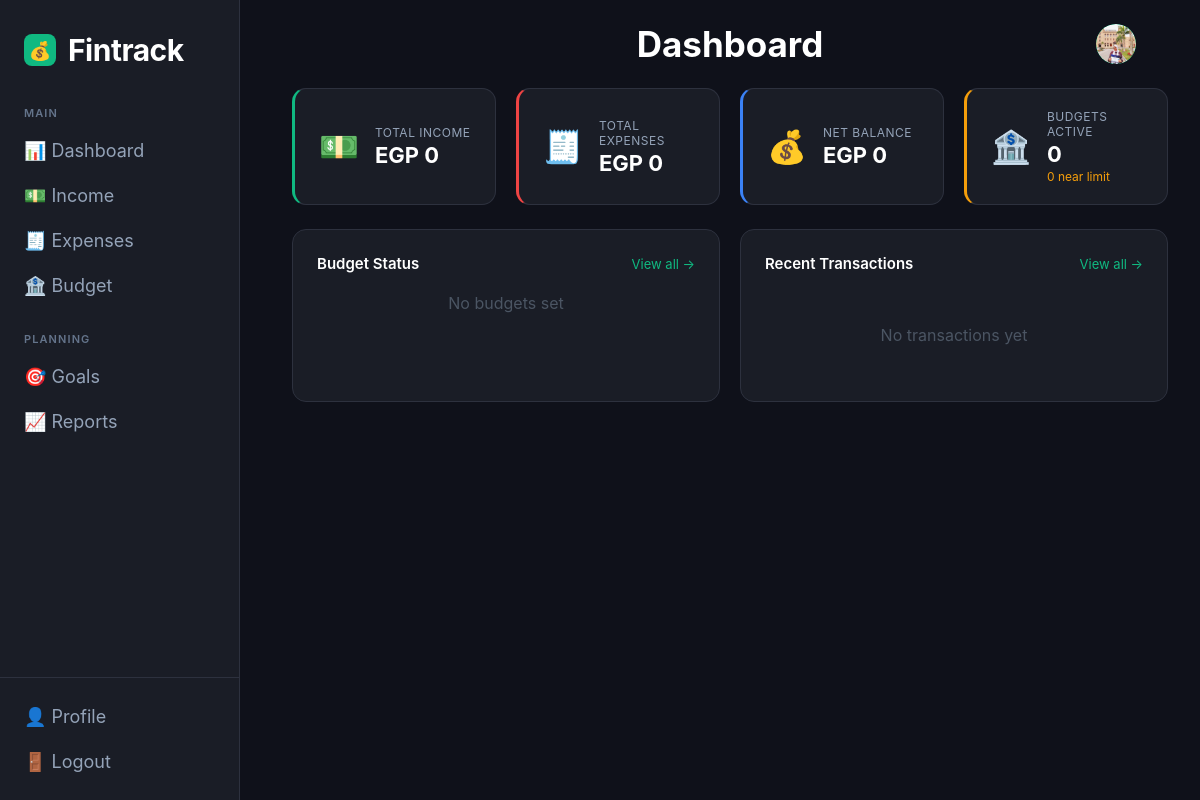
The app's page /dashboard/ (signed in), older data.
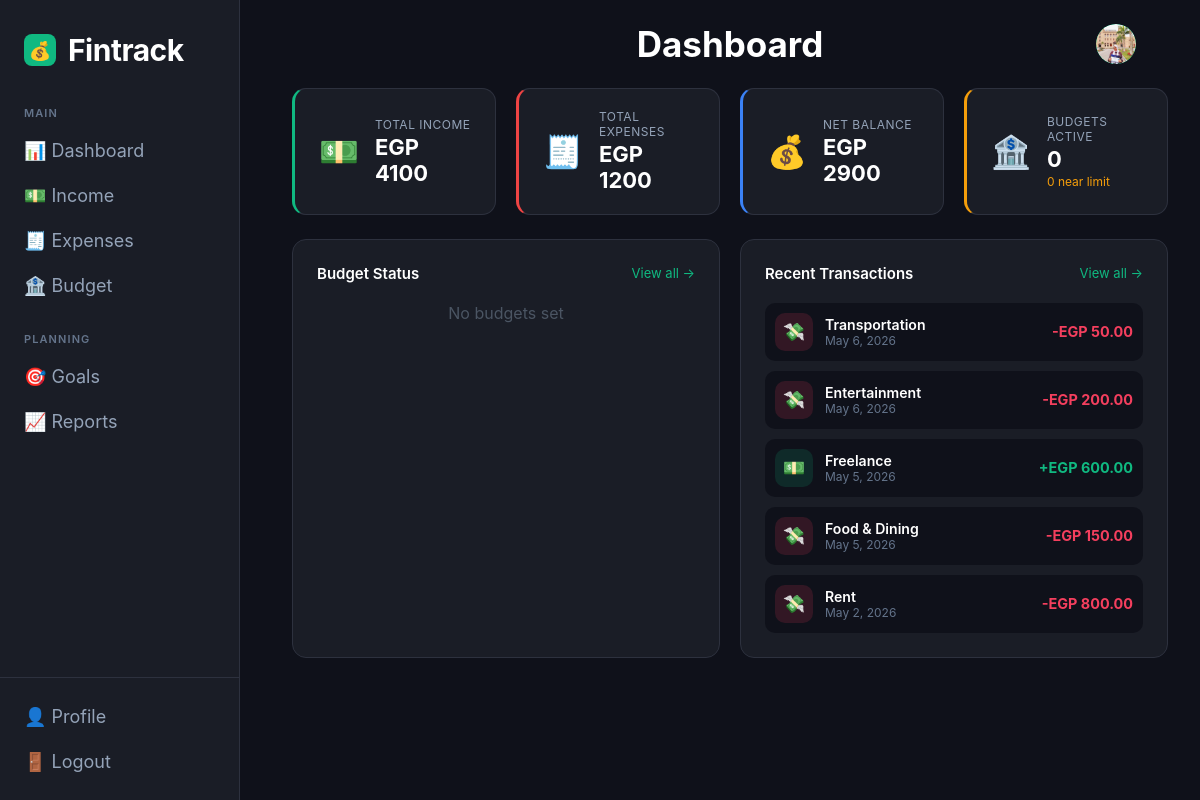
The same page, newer data.
### transactions/models.py (models this page shows, shortened)
class expenses(models.Model):
    user = models.ForeignKey(settings.AUTH_USER_MODEL, on_delete=models.CASCADE, null=True)
    Amount = models.DecimalField(
        max_digits=10,
        decimal_places=2,
        validators=[MinValueValidator(0.0)]
    )
    Category = models.CharField(max_length=200)
    Payment_Method = models.CharField(max_length=100)
    Notes = models.TextField(blank=True, null=True)
    Date = models.DateField()

class income(models.Model):
    user = models.ForeignKey(settings.AUTH_USER_MODEL, on_delete=models.CASCADE, null=True)
    Amount = models.DecimalField(
        max_digits=10,
        decimal_places=2,
        validators=[MinValueValidator(0.0)]
    )
    Source = models.CharField(max_length=200)
    Payment_Method = models.CharField(max_length=100)
    Date = models.DateField()
    Recurring_income = models.BooleanField(default=False)

### transactions/views.py (the view, shortened to what this page needs)
# urls.py: path('dashboard/', views.dashboard_view, name='dashboard'),
@login_required
def dashboard_view(request):
    today = datetime.date.today()
    total_income = income.objects.filter(user=request.user).aggregate(Sum('Amount'))['Amount__sum'] or 0
    total_expenses = expenses.objects.filter(user=request.user).aggregate(Sum('Amount'))['Amount__sum'] or 0
    net_balance = total_income - total_expenses
    current_budgets = Budget.objects.filter(
        user=request.user,
        Month__year=today.year,
        Month__month=today.month
    )
    budget_summary = []
    near_limit_count = 0
    recent_income = income.objects.filter(user=request.user).order_by('-Date')[:10].values('Amount', 'Source', 'Date')
    recent_expenses = expenses.objects.filter(user=request.user).order_by('-Date')[:10].values('Amount', 'Category', 'Date')
    income_list = [{'Amount': t['Amount'], 'label': t['Source'], 'Date': t['Date'], 'type': 'income'} for t in recent_income]
    expense_list = [{'Amount': t['Amount'], 'label': t['Category'], 'Date': t['Date'], 'type': 'expense'} for t in recent_expenses]
    recent_transactions = sorted(chain(income_list, expense_list), key=lambda x: x['Date'], reverse=True)[:5]
    context = {
        'total_income': total_income,
        'total_expenses': total_expenses,
        'net_balance': net_balance,
        'full_name': request.user.get_full_name() or request.user.username,
        'initials': request.user.username[:2].upper(),
        'budget_summary': budget_summary,
        'active_budgets_count': current_budgets.count(),
        'near_limit_count': near_limit_count,
        'recent_transactions': recent_transactions,
    }
    return render(request, 'user-dashboard.html', context)

### transactions/templates/user-dashboard.html (shortened to what the changed rows need)
{% load static %}
<!DOCTYPE html>
<html lang="en">
<head>
    <link rel="stylesheet" href="{% static 'home-page.css' %}">
    <link rel="stylesheet" href="{% static 'side-bar.css' %}">
    <link rel="stylesheet" href="{% static 'dashboard.css' %}">
</head>
<body>
    <div class="app">
        <main class="main-content">
            <header class="topbar">
                <h2 class="page-title">Dashboard</h2>
            </header>
            <div class="content-body">
                <div class="summary-grid">
                    <div class="summary-card income">
                        <div class="summary-info">
                            <span class="summary-label">Total Income</span>
                            <span class="summary-value">EGP {{ total_income }}</span>
                        </div>
                    </div>
                    <div class="summary-card expenses">
                        <div class="summary-info">
                            <span class="summary-label">Total Expenses</span>
                            <span class="summary-value">EGP {{ total_expenses }}</span>
                        </div>
                    </div>
                    <div class="summary-card balance">
                        <div class="summary-info">
                            <span class="summary-label">Net Balance</span>
                            <span class="summary-value">EGP {{ net_balance }}</span>
                        </div>
                    </div>
                </div>
                <div class="mid-grid">
                    <div class="dash-card">
                        <div class="recent-list">
                            {% for t in recent_transactions %}
                            <div class="recent-row">
                                <div class="recent-icon {% if t.type == 'income' %}icon-income{% else %}icon-expense{% endif %}">
                                    {% if t.type == 'income' %}💵{% else %}💸{% endif %}
                                </div>
                                <div class="recent-info">
                                    <span class="recent-name">{{ t.label }}</span>
                                    <span class="recent-date">{{ t.Date }}</span>
                                </div>
                                <span class="recent-amount {% if t.type == 'income' %}amount-in{% else %}amount-out{% endif %}">
                                    {% if t.type == 'income' %}+{% else %}-{% endif %}EGP {{ t.Amount }}
                                </span>
                            </div>
                            {% empty %}
                            <p style="color: #4b5563; text-align: center; padding: 2rem;">No transactions yet</p>
                            {% endfor %}
                        </div>
                    </div>
                </div>
            </div>
        </main>
    </div>
</body>
</html>

Row changes from the older to the newer data that the page shows:
added expenses: label "Transportation", Date "May 6, 2026", Amount "50.00"
added expenses: label "Entertainment", Date "May 6, 2026", Amount "200.00"
added income: label "Freelance", Date "May 5, 2026", Amount "600.00"
added expenses: label "Food & Dining", Date "May 5, 2026", Amount "150.00"
added expenses: label "Rent", Date "May 2, 2026", Amount "800.00"
Text that changed along with them:
{{ total_income }}: "0" → "4100"
{{ total_expenses }}: "0" → "1200"
{{ net_balance }}: "0" → "2900"
text no longer shown: "No transactions yet"
